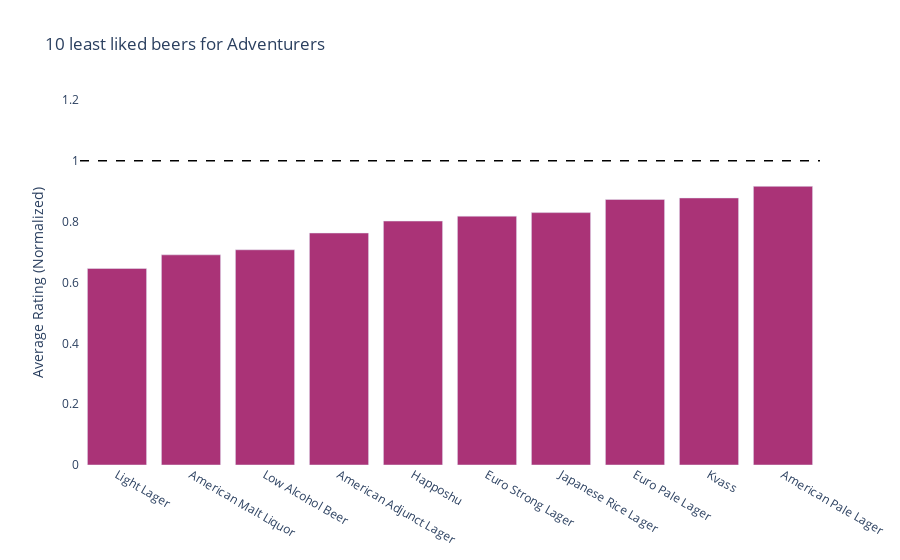

The notebook cell this image was saved under:
### Markdown cell above
### Analysis:
Conformist, explorers and expert-like rate style of beers similarly compared to their average rating. It seems like they all agree that "Geuze", a belgian style of beer, is the best style overall.  
The only category that doesn't agree with this consensus is the adventurers. The Gueuzes are ranked 11 in their ranking. Their prefered style is quadrupel, which is also belgian and it's not the most common type of beer (at least for Americans).

### Code cell
# take 10 least liked beers for adventures
adv_ratings_by_style_bottom10 = adv_ratings_by_style.tail(10)

# sort in ascending order
adv_ratings_by_style_bottom10 = adv_ratings_by_style_bottom10.sort_values(by='rating', ascending=True)

# create interactive plot to show the 10 least liked beers for adventures
fig = go.Figure()

fig.add_trace(go.Bar(
    x=adv_ratings_by_style_bottom10.index,
    y=adv_ratings_by_style_bottom10["norm_rating"].values,
    name='Adventurer',
    marker_color='#AA3377'
))

# make plot transparent
fig.update_layout(paper_bgcolor='rgba(0,0,0,0)', plot_bgcolor='rgba(0,0,0,0)')

# set the y-axis to be the percentage of ratings
fig.update_layout(yaxis_title="Average Rating (Normalized)")

# Change the bar mode
fig.update_layout(barmode='group', title="10 least liked beers for Adventurers")

# fix y axis to start at 0 and end at 1.2
fig.update_yaxes(range=[0, 1.2])

# set lines using axhline
fig.add_hline(y=1, line_width=1.5, line_dash="dash", line_color="black")


# save the plot to html
fig.write_html("adventurer_least_liked_beer_styles.html")

# show the plot
fig.show()

### Figure 1 — Plotly figure (JSON) as saved in the notebook; plotly's stock layout.template omitted (floating-point values rounded to 4 significant figures)
{"data": [{"marker": {"color": "#AA3377"}, "name": "Adventurer", "type": "bar", "x": ["Light Lager", "American Malt Liquor", "Low Alcohol Beer", "American Adjunct Lager", "Happoshu", "Euro Strong Lager", "Japanese Rice Lager", "Euro Pale Lager", "Kvass", "American Pale Lager"], "y": [0.6462, 0.6909, 0.7076, 0.7627, 0.8021, 0.8182, 0.8297, 0.873, 0.878, 0.9162]}], "layout": {"barmode": "group", "paper_bgcolor": "rgba(0,0,0,0)", "plot_bgcolor": "rgba(0,0,0,0)", "shapes": [{"line": {"color": "black", "dash": "dash", "width": 1.5}, "type": "line", "x0": 0, "x1": 1, "xref": "x domain", "y0": 1, "y1": 1, "yref": "y"}], "title": {"text": "10 least liked beers for Adventurers"}, "yaxis": {"range": [0, 1.2], "title": {"text": "Average Rating (Normalized)"}}}}
